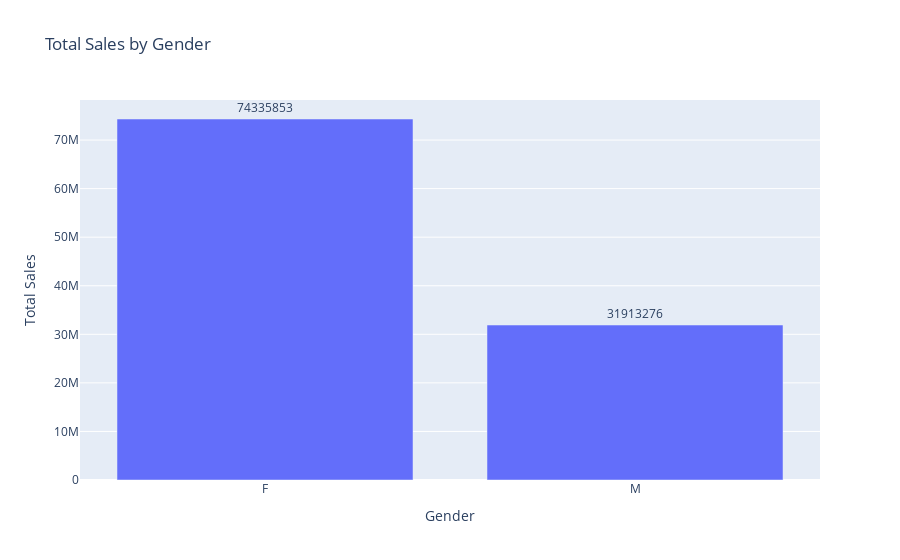

This figure's notebook cell:
### Code cell
import plotly.express as px
sales_gen = df.groupby(['Gender'], as_index= False) ['Amount'].sum()
fig = px.bar(sales_gen, x='Gender', y='Amount', 
             labels={'Amount': 'Total Sales', 'Gender': 'Gender'}, 
             title='Total Sales by Gender')

# Add text on the bars for exact values
fig.update_traces(text=sales_gen['Amount'], textposition='outside')

fig.show()

### Figure 1 — Plotly figure (JSON) as saved in the notebook; plotly's stock layout.template omitted (floating-point values rounded to 4 significant figures)
{"data": [{"alignmentgroup": "True", "hovertemplate": "Gender=%{x}<br>Total Sales=%{y}<extra></extra>", "legendgroup": "", "marker": {"color": "#636efa", "pattern": {"shape": ""}}, "name": "", "offsetgroup": "", "orientation": "v", "showlegend": false, "text": [74335853, 31913276], "textposition": "outside", "type": "bar", "x": ["F", "M"], "xaxis": "x", "y": [74335853, 31913276], "yaxis": "y"}], "layout": {"barmode": "relative", "legend": {"tracegroupgap": 0}, "title": {"text": "Total Sales by Gender"}, "xaxis": {"anchor": "y", "domain": [0, 1], "title": {"text": "Gender"}}, "yaxis": {"anchor": "x", "domain": [0, 1], "title": {"text": "Total Sales"}}}}
